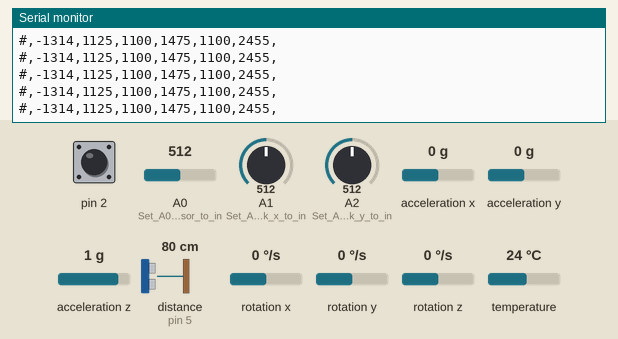
The sketch below on a simulated Arduino Uno, built with avr-gcc and run on an emulated ATmega328P. On the bench: the last lines printed to the serial monitor. The inputs (shaded band) are chosen by the test bench; at power-on: A2 (Set_A2_-_Joystick_y_to_in) = 512, pin 2 HIGH, A0 (Set_A0_-_Flexsensor_to_in) = 512, A1 (Set_A1_-_Joystick_x_to_in) = 512, acceleration x 0 g, acceleration y 0 g, acceleration z 1 g, distance to the obstacle (sensor on pin 5) 80 cm, rotation x 0 °/s, rotation y 0 °/s, rotation z 0 °/s, temperature 24 °C. The echo pulse lasts 58.3 µs per cm.

Above: at 13.3 s.
13.4 s: A2 (Set_A2_-_Joystick_y_to_in) set to 631
At 13.9 s:
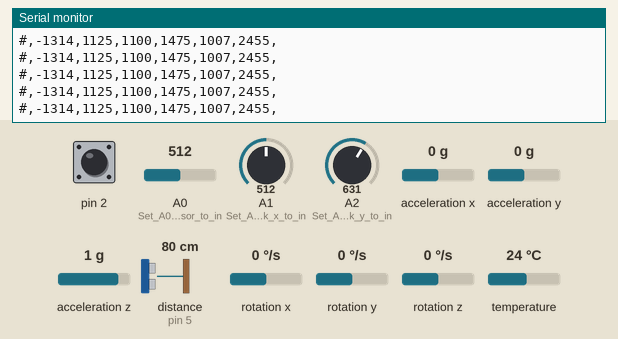
14.9 s: A2 (Set_A2_-_Joystick_y_to_in) set to 655
At 15.9 s:
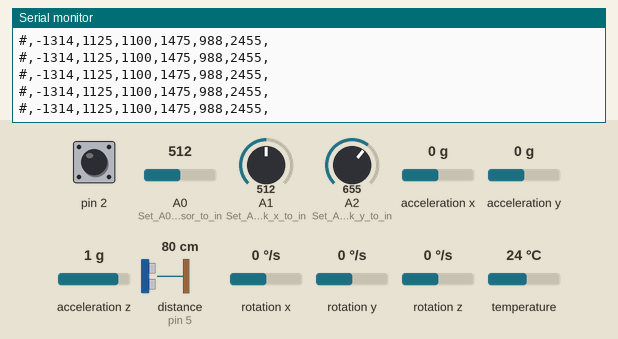
Timing chart, 0 to 17.4 s (numbered marks = the images above; inputs shaded):
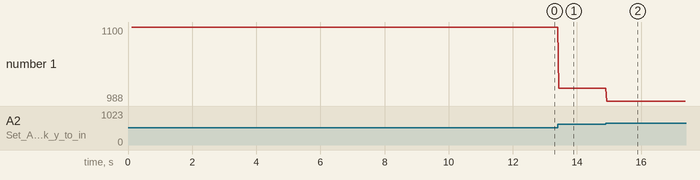

The sketch:

Handgesture_Final.ino
```cpp
// ------------------------
// Handgesture source code
// ------------------------

// Importing the libraries required for Serial communication and sensors
#include <AltSoftSerial.h>
#include <Adafruit_MPU6050.h>
#include <Adafruit_Sensor.h>
#include <Wire.h>
#include <NewPing.h>

// Creating an Ultrasonic sensor object and setting echo/trig pins and max distance
NewPing sonar(6, 5, 150);

// Creating an accelerometer object
Adafruit_MPU6050 accelerometer;

// Setting a Serial communication line between the two Arduinos
AltSoftSerial altSerial;

// Declaring variables for all the sensors
int indexFinger = 0;
int data;
int X_pin;
int Y_pin;

// Joystick button settings
int button = 0;
int buttonstate = 0;

void setup() {
  // Initiating Serial, wire and the accelorometer
  Serial.begin(38400);
  altSerial.begin(38400);
  Wire.begin();
  accelerometer.begin();

  pinMode(2, INPUT);
  digitalWrite(2, HIGH);

  // Setting the accelerometer range to +-8G
  accelerometer.setAccelerometerRange(MPU6050_RANGE_8_G); // Different ranges: 2_G,4_G,8_G,16_G. The smaller the range, the more sensitive the accelerometer readings will be.

  // Setting gyro range to +- 500 deg/s
  accelerometer.setGyroRange(MPU6050_RANGE_500_DEG); // Different ranges: 250,500,1000,2000. Smaller degrees-per-second range leads to a more sensitive output.

  // Setting the filter bandwidth to 21 Hz
  accelerometer.setFilterBandwidth(MPU6050_BAND_21_HZ); // Different frequencies(Hz): 5, 10, 21, 44, 94, 184, 260. The bandwidth selection allows you to alter the low-pass filter’s
  // cutoff frequency, allowing you to smooth out the signal by removing high-frequency noise.

  pinMode(A0, INPUT); // Set A0 - Flexsensor to input
  pinMode(A1, INPUT); // Set A1 - Joystick x to input
  pinMode(A2, INPUT); // Set A2 - Joystick y to input

  delay(100);
}

void loop() {

  // Getting data from flexsensor and controlling servo
  indexFinger = analogRead(A0);
  indexFinger = map(indexFinger, 256, 59, 700, 2250);

  // ----------------------------------------------------------

  // Get new sensor events with the readings
  sensors_event_t a, g, temp;
  accelerometer.getEvent(&a, &g, &temp);

  // Get values for x and y from accelerometer
  int ax = a.acceleration.x;
  int ay = a.acceleration.y;

  // Mapping values to so that it controls the servos
  int x = map(ax, -10, 10, 0, 2250);
  int y = map(ay, -10, 10, 1500, 700);

  // ----------------------------------------------------------

  // Recieving the distance from the ultrasonic sensor and saving it
  int distance = sonar.ping_cm();
  int ultra_sonic = map(distance, 0, 60, 700, 2000);

  // ----------------------------------------------------------

  // Recieving the x and y values from Joystick
  X_pin = analogRead(A1);
  Y_pin = analogRead(A2);

  int joy_x = map(X_pin, 0, 1023, 700, 2250);
  int joy_y = map(Y_pin, 0, 1023, 1500, 700);

  // Button presses
  buttonstate = digitalRead(2);
  if (!buttonstate)
  {
    button = 1;
  }
  else
  {
    button = 0;
  }

  // ----------------------------------------------------------

  // Sending all values in one String via bluetooth to the other Arduino
  String data = "#," + String(indexFinger) + "," + String(x) + "," + String(y) + "," + String(joy_x) + "," + String(joy_y) + "," + String(ultra_sonic) + ",";
  altSerial.print(data);
  Serial.println(data);

  delay(10);
}
```

Measured:
- after the input at 13.4 s, the serial monitor: prints a new line at once (image 1)
- after the input at 14.9 s, the serial monitor: prints a new line at once (image 2)
- plotted number 1: 1100 → 1007 after the input at 13.4 s, 1007 → 988 after the input at 14.9 s
